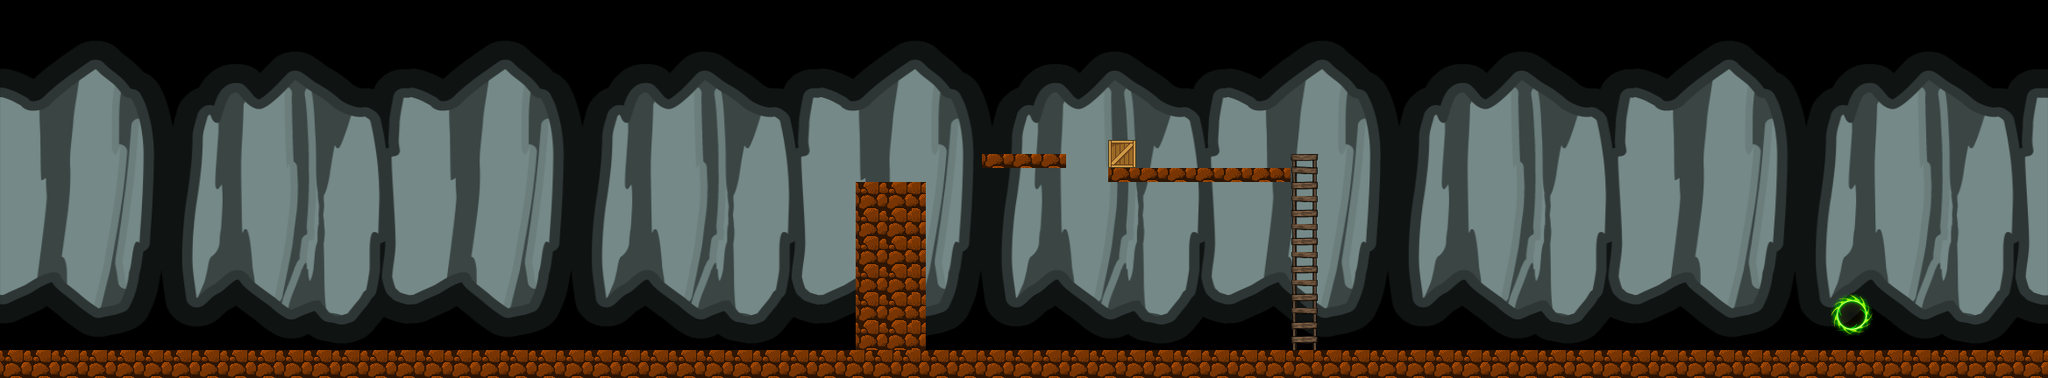

This game map was drawn from its Tiled (.tmx) file and the tilesets committed beside it. A one-line description and the trimmed map source follow:
An orthogonal 146x27 tile map with 16x16 px tiles, 1 tile layer (Ground), 1 image layer and 17 objects.

<map version="1.2" tiledversion="1.2.4" orientation="orthogonal" renderorder="right-down" width="146" height="27" tilewidth="16" tileheight="16" infinite="0" nextlayerid="12" nextobjectid="29">
 <tileset firstgid="1" source="tiles_l3.tsx" />
 <imagelayer id="6" name="Background">
  <image source="bg_cave.png" width="2336" height="432" />
 </imagelayer>
 <layer id="11" name="Ground" width="146" height="27">
  <data>[3942 cells, 415 non-empty, 26 distinct tile ids]</data>
 </layer>
 <objectgroup id="2" name="Ground obj">
  <object id="1" x="0" y="400" width="2336" height="32" />
  <object id="4" x="1120" y="176" width="96" height="16" />
  <object id="5" x="1264" y="192" width="208" height="16" />
  <object id="10" x="976" y="208" width="80" height="192" />
  <object id="25" x="928" y="376" width="32" height="24">
   <properties>
    <property name="trampoline" value="" />
   </properties>
  </object>
  <object id="27" x="1264" y="160" width="32" height="32" />
 </objectgroup>
 <objectgroup id="9" name="Ladder obj">
  <object id="7" x="1488" y="176">
   <properties>
    <property name="ladder" value="core" />
   </properties>
   <polyline points="0,0 0,224" />
  </object>
 </objectgroup>
 <objectgroup id="3" name="Monster obj">
  <object id="2" x="688" y="352" width="24" height="48">
   <properties>
    <property name="aiArrive" value="" />
    <property name="enemy" value="" />
    <property name="facing" value="left" />
    <property name="monster" value="" />
    <property name="noRestitution" value="" />
   </properties>
  </object>
  <object id="12" x="1872" y="352" width="24" height="48">
   <properties>
    <property name="aiArrive" value="" />
    <property name="enemy" value="" />
    <property name="facing" value="left" />
    <property name="monster" value="" />
   </properties>
  </object>
  <object id="13" x="1824" y="352" width="24" height="48">
   <properties>
    <property name="aiArrive" value="" />
    <property name="enemy" value="" />
    <property name="facing" value="left" />
    <property name="monster" value="" />
   </properties>
  </object>
  <object id="23" x="2048" y="352" width="24" height="48">
   <properties>
    <property name="aiArrive" value="" />
    <property name="enemy" value="" />
    <property name="facing" value="left" />
    <property name="monster" value="" />
   </properties>
  </object>
  <object id="24" x="2000" y="352" width="24" height="48">
   <properties>
    <property name="aiArrive" value="" />
    <property name="enemy" value="" />
    <property name="facing" value="left" />
    <property name="monster" value="" />
   </properties>
  </object>
 </objectgroup>
 <objectgroup id="4" name="Snake obj">
  <object id="3" x="736" y="384" width="32" height="16">
   <properties>
    <property name="aiArrive" value="" />
    <property name="enemy" value="" />
    <property name="facing" value="left" />
    <property name="snake" value="" />
   </properties>
  </object>
  <object id="11" x="640" y="384" width="32" height="16">
   <properties>
    <property name="aiArrive" value="" />
    <property name="enemy" value="" />
    <property name="facing" value="left" />
    <property name="snake" value="" />
   </properties>
  </object>
  <object id="20" x="1136" y="160" width="32" height="16">
   <properties>
    <property name="endX" type="float" value="1216" />
    <property name="endY" type="float" value="0" />
    <property name="enemy" value="" />
    <property name="facing" value="right" />
    <property name="snake" value="" />
    <property name="startX" type="float" value="1120" />
    <property name="startY" type="float" value="0" />
    <property name="vX" type="float" value="1.5" />
    <property name="vY" type="float" value="0" />
   </properties>
  </object>
  <object id="21" x="1392" y="176" width="32" height="16">
   <properties>
    <property name="endX" type="float" value="1472" />
    <property name="endY" type="float" value="0" />
    <property name="enemy" value="" />
    <property name="facing" value="right" />
    <property name="snake" value="" />
    <property name="startX" type="float" value="1312" />
    <property name="startY" type="float" value="0" />
    <property name="vX" type="float" value="1.5" />
    <property name="vY" type="float" value="0" />
   </properties>
  </object>
 </objectgroup>
 <objectgroup id="5" name="Collectable obj">
  <object id="26" x="256" y="392" width="16" height="8">
   <properties>
    <property name="collectable" value="" />
    <property name="shouldSpawn" type="bool" value="true" />
    <property name="torch" value="" />
   </properties>
  </object>
 </objectgroup>
</map>
